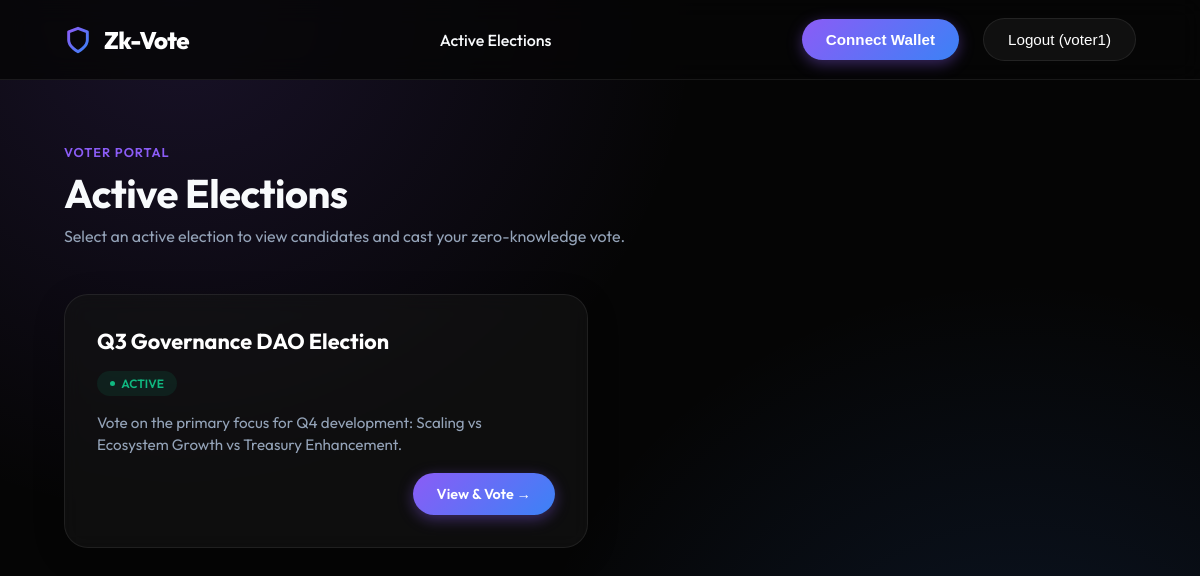
/api/voting/voter/dashboard/ (signed in), run on an earlier commit of the app's database.
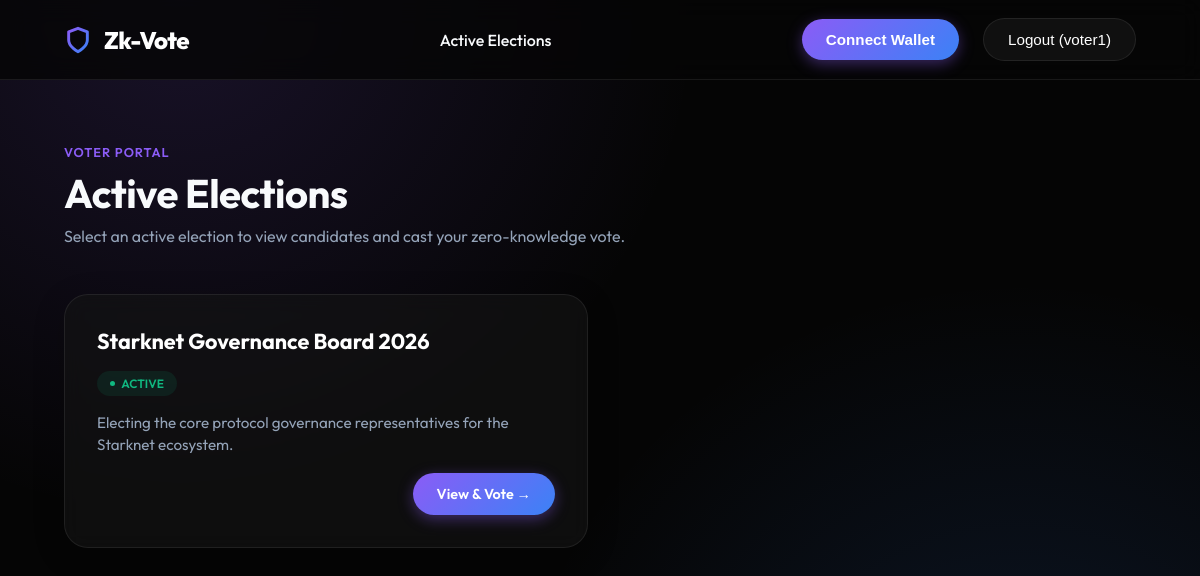
And on a later commit of the database.
### voting/models.py (models this page shows, shortened)
class Election(models.Model):
    title = models.CharField(max_length=200)
    description = models.TextField()
    registration_start = models.DateTimeField()
    registration_end = models.DateTimeField()
    election_start = models.DateTimeField()
    election_end = models.DateTimeField()
    is_active = models.BooleanField(default=False)
    created_at = models.DateTimeField(auto_now_add=True)
    @property
    def status(self):
        now = timezone.now()
        if now < self.registration_start:
            return "Upcoming"
        elif self.registration_start <= now <= self.registration_end:
            return "Registration Open"
        elif self.registration_end < now < self.election_start:
            return "Pending Election"
        elif self.election_start <= now <= self.election_end:
            return "Active"
        else:
            return "Ended"

### voting/views.py (the view)
# urls.py: path('voter/dashboard/', views.voter_dashboard, name='voter_dashboard'),
@login_required
def voter_dashboard(request):
    if request.user.is_superuser:
        return redirect('admin_dashboard')
    active_elections = Election.objects.filter(is_active=True)
    voted_election_ids = set(
        VoteLedger.objects
        .filter(voter=request.user)
        .values_list('election_id', flat=True)
    )
    return render(request, 'voting/voter_dashboard.html', {
        'elections': active_elections,
        'voted_election_ids': voted_election_ids,
    })

### voting/templates/voting/voter_dashboard.html (shortened to what this page needs)
{% extends "voting/layout.html" %}
{% block content %}
<div class="page-header">
    <p class="text-primary" style="font-weight: 600; text-transform: uppercase; letter-spacing: 1px; font-size: 0.8rem; margin-bottom: 0.5rem;">Voter Portal</p>
    <h1>Active Elections</h1>
    <p class="text-muted" style="font-size: 1rem;">Select an active election to view candidates and cast your zero-knowledge vote.</p>
</div>
<div class="election-grid">
    {% for election in elections %}
    <div class="glass-card election-card">
        <h2>{{ election.title }}</h2>
        <div class="election-meta">
            <span class="status-chip active">{{ election.status }}</span>
        </div>
        <p class="election-desc">{{ election.description }}</p>
        <div class="election-footer">
            {% if election.id in voted_election_ids %}
                <a href="{% url 'vote_election' election.id %}" class="btn-secondary" style="text-decoration: none; font-size: 0.9rem;">
                    View Results →
                </a>
            {% else %}
                <a href="{% url 'vote_election' election.id %}" class="btn-primary" style="text-decoration: none; font-size: 0.9rem;">
                    View & Vote →
                </a>
            {% endif %}
        </div>
    </div>
    {% endfor %}
</div>
{% endblock %}

What changed in the data, as far as the page shows it:
no longer on this page (row edited): Election: title "Q3 Governance DAO Election", status "ACTIVE", description "Vote on the primary focus for Q4 development: Scaling vs Ecosystem Growth vs Treasury Enhancement.", shows "View & Vote →"
added Election: title "Starknet Governance Board 2026", status "ACTIVE", description "Electing the core protocol governance representatives for the Starknet ecosystem.", shows "View & Vote →"
